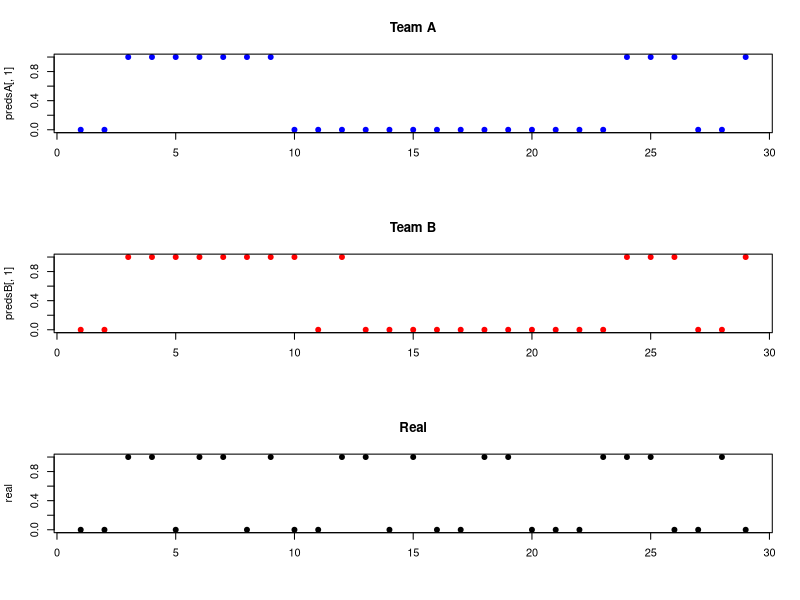

Reproduce this figure in R. (Note: this script raises an error after producing the figure.)
setwd("C:/Users/Giwrgos/Dropbox/Summer School/Recordings")

test = read.csv("sample_test.csv")
real = test$class
predsA = read.csv("bci_predictionsA.csv")
predsB = read.csv("bci_predictionsB.csv")
real = (real +1)/2


sum(real == predsA[,1])/length(real)
sum(real == predsB[,1])/length(real)

data = data.frame(cbind(real,predsA[,1],predsB[,1],seq(1,length(real))))

par(mfrow=c(3,1))
plot(predsA[,1],col="blue",pch=19,xlab="",main="Team A")
plot(predsB[,1],col="red",pch=19,xlab="",main="Team B")
plot(real,col="black",pch=19,xlab="",main="Real")

ggplot(data, aes(x)) +
    geom_point(aes(y = real, colour = "TRUE")) + 
    geom_point(aes(y = V2, colour = "Team A")) + 
    geom_point(aes(y = V3, colour = "Team B"))



library(ggplot2)
qplot(x,predsA[,1])
qplot(x,predsB[,1])

x = read.csv("Sub1_Ses5_raw.csv")
x$P8=NULL
x$T8=NULL
write.csv(x,"C:/Users/Giwrgos/Desktop/Sub1_Ses5_raw.csv",row.names = F)

x = read.csv("Sub2_Ses5_raw.csv")
x$P8=NULL
x$T8=NULL
write.csv(x,"C:/Users/Giwrgos/Desktop/Sub2_Ses5_raw.csv",row.names = F)

x = read.csv("Sub3_Ses5_raw.csv")
x$P8=NULL
x$T8=NULL
write.csv(x,"C:/Users/Giwrgos/Desktop/Sub3_Ses5_raw.csv",row.names = F)

x = read.csv("Sub4_Ses5_raw.csv")
x$P8=NULL
x$T8=NULL
write.csv(x,"C:/Users/Giwrgos/Desktop/Sub4_Ses5_raw.csv",row.names = F)

x = read.csv("Sub5_Ses5_raw.csv")
x$P8=NULL
x$T8=NULL
write.csv(x,"C:/Users/Giwrgos/Desktop/Sub5_Ses5_raw.csv",row.names = F)

